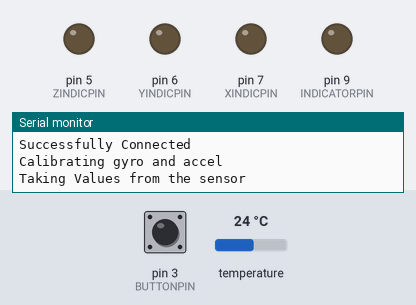
Simulated run of this sketch. Board: Arduino Uno, built with avr-gcc and run on an emulated ATmega328P. On the bench: output pins drawn as LEDs (lit = HIGH), the last lines printed to the serial monitor. Wiring (inferred from the names in the program): DS3231 clock at I2C address 0x68. The test bench sets the inputs (shaded band); at power-on: pin 3 (BUTTONPIN) LOW, temperature 24 °C. The local clock reads 2024-03-15 10:24:30 at power-on unless the sketch sets it; storage starts empty.

Above: at 2.7 s.
2.8 s: pin 3 (BUTTONPIN) pulsed HIGH 5 times (0.12 s each, 0.3 s apart)
At 4.8 s:
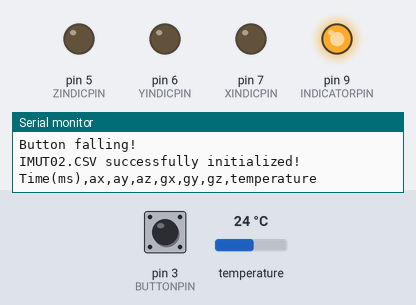
5.8 s: pin 3 (BUTTONPIN) pulled HIGH for 0.15 s
At 6.5 s:
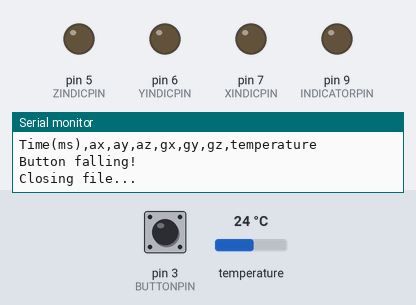
Timing chart, 0 to 8.8 s (numbered marks = the images above; inputs shaded):
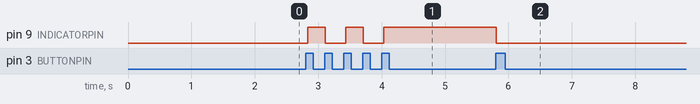

Measured:
- after the input at 2.8 s, pin 9 (INDICATORPIN): alternates HIGH for 0.28 s and LOW for 0.32 s, 5 changes in all, then stays HIGH, starting at once
- after the input at 5.8 s, pin 9 (INDICATORPIN): HIGH → LOW at once

The sketch:

IMUExperiment.ino
```cpp
// Software for testing accuracy and sensitivity of IMU

#include <I2Cdev.h>
#include <MPU6050.h>
#include <SD.h>
#include <SPI.h>
#include <Wire.h>

#define BUTTONPIN 3
#define INDICATORPIN 9
#define DELAYTIME 5
#define DEBOUNCETIME 250

#define GYROTHRESHOLD 200
#define XINDICPIN 7
#define YINDICPIN 6
#define ZINDICPIN 5

#define DS3231_I2C_ADDRESS 0x68

// IMU variables and objects
MPU6050 IMU;
bool IMUWorking = false;
int16_t ax, ay, az;
int16_t gx, gy, gz;
int16_t mx, my, mz;
int16_t temperature;

File outputFile;

int duration;
int oldFall = 0;
boolean running = false;
boolean initialized = false;
uint32_t startTime;

boolean interrupted = false;

void buttonPress(void);
void displayTime(File);

void setup() {
  Serial.begin(9600);
  while (!Serial) {
    // Wait for Serial to connect
  }

  Serial.print("Initializing SD card...");
  if (!SD.begin(4)) {
    Serial.println("initialization failed!");
    while (1)
      ;
  }
  Serial.println("initialization done.");

  // Initialize IMU
  Wire.begin();
  Serial.println("Initializing the sensor");
  IMU.initialize();
  IMUWorking = IMU.testConnection();
  if (IMUWorking == true) {
    Serial.println("Successfully Connected");
    delay(500);
    Serial.println("Calibrating gyro and accel");
    IMU.CalibrateAccel();
    IMU.CalibrateGyro();
    delay(500);
    Serial.println("Taking Values from the sensor");
    delay(500);
  } else {
    Serial.println("Connection failed");
  }

  // Button stuff
  pinMode(BUTTONPIN, INPUT);
  attachInterrupt(digitalPinToInterrupt(BUTTONPIN), buttonPress, RISING);

  // Set up running indicator light
  pinMode(INDICATORPIN, OUTPUT);
  digitalWrite(INDICATORPIN, LOW);

  // Set up gyro indicator lights
  pinMode(XINDICPIN, OUTPUT);
  digitalWrite(XINDICPIN, LOW);
  pinMode(YINDICPIN, OUTPUT);
  digitalWrite(YINDICPIN, LOW);
  pinMode(ZINDICPIN, OUTPUT);
  digitalWrite(ZINDICPIN, LOW);

}

void loop() {
  if (interrupted) {
    oldFall = millis();
    if (running == true) {
      // Stuff to close file, etc.
      outputFile.close();
      Serial.println("Closing file...");

      initialized = false;
      running = false;
      digitalWrite(INDICATORPIN, LOW);
      delay(100);
    } else if (running == false && initialized == false) {
      // Stuff to open file, etc.
      // create a new file
      char filename[] = "IMUT00.CSV";
      for (uint8_t i = 0; i < 100; i++) {
        filename[4] = i / 10 + '0';
        filename[5] = i % 10 + '0';
        if (!SD.exists(filename)) {
          // only open a new file if it doesn't exist
          outputFile = SD.open(filename, FILE_WRITE);
          break;  // leave the loop!
        }
      }
      outputFile.print("Real time, Time(ms),ax,ay,az,gx,gy,gz,temperature");

      outputFile.println("");
      Serial.print(filename);
      Serial.println(" successfully initialized!");
      Serial.println("Time(ms),ax,ay,az,gx,gy,gz,temperature");

      startTime = millis();
      digitalWrite(INDICATORPIN, HIGH);
      initialized = true;
      running = true;

    } else {
      Serial.println("Something went wrong. Trying to close file.");
      outputFile.close();
    }
    interrupted = false;
  }

  if (running == true && initialized == true) {
    IMU.getMotion9(&ax, &ay, &az, &gx, &gy, &gz, &mx, &my,
                   &mz);  // get IMU values
    temperature = IMU.getTemperature();

    // Start printing to Serial
    /*
    Serial.print(millis() - startTime);
    Serial.print(",");
    Serial.print(ax);
    Serial.print(",");
    Serial.print(ay);
    Serial.print(",");
    Serial.print(az);
    Serial.print(",");
    Serial.print(gx);
    Serial.print(",");
    Serial.print(gy);
    Serial.print(",");
    Serial.print(gz);
    Serial.print(",");
    Serial.print(mx);
    Serial.print(",");
    Serial.print(my);
    Serial.print(",");
    Serial.print(mz);
    Serial.print(",");
    Serial.println(temperature);*/
    if (abs(gx)>GYROTHRESHOLD){
      Serial.print(millis() - startTime);
      Serial.println(" X over");
      digitalWrite(XINDICPIN, HIGH);
    } else {
      digitalWrite(XINDICPIN, LOW);
    }

    if (abs(gy)>GYROTHRESHOLD){
      Serial.print(millis() - startTime);
      Serial.println(" Y over");
      digitalWrite(YINDICPIN, HIGH);
    } else {
      digitalWrite(YINDICPIN, LOW);
    }

    if (abs(gz)>GYROTHRESHOLD){
      Serial.print(millis() - startTime);
      Serial.println(" Z over");
      digitalWrite(ZINDICPIN, HIGH);
    } else {
      digitalWrite(ZINDICPIN, LOW);
    }

    // Print the same information to the file
    displayTime(outputFile);
    outputFile.print(millis() - startTime);
    outputFile.print(",");
    outputFile.print(ax);
    outputFile.print(",");
    outputFile.print(ay);
    outputFile.print(",");
    outputFile.print(az);
    outputFile.print(",");
    outputFile.print(gx);
    outputFile.print(",");
    outputFile.print(gy);
    outputFile.print(",");
    outputFile.print(gz);
    outputFile.print(",");/*
    outputFile.print(mx);
    outputFile.print(",");
    outputFile.print(my);
    outputFile.print(",");
    outputFile.print(mz);
    outputFile.print(",");*/
    outputFile.println(temperature);
  }
  delay(DELAYTIME);
}

void buttonPress(void) {
  Serial.println("Button falling!");
  if (millis() - oldFall > DEBOUNCETIME) {
    interrupted = true;
  } else {
    Serial.println(
        "Not enough time has passed since the last event. Debouncing.");
  }
}

// Convert normal decimal numbers to binary coded decimal
byte decToBcd(byte val) {
  return( (val/10*16) + (val%10) );
}

// Convert binary coded decimal to normal decimal numbers
byte bcdToDec(byte val) {
  return( (val/16*10) + (val%16) );
}

void readDS3231time(byte *second, byte *minute, byte *hour, byte *dayOfWeek, byte *dayOfMonth, byte *month, byte *year) {
  Wire.beginTransmission(DS3231_I2C_ADDRESS);
  Wire.write(0); // set DS3231 register pointer to 00h
  Wire.endTransmission();
  Wire.requestFrom(DS3231_I2C_ADDRESS, 7);
  // request seven bytes of data from DS3231 starting from register 00h
  *second = bcdToDec(Wire.read() & 0x7f);
  *minute = bcdToDec(Wire.read());
  *hour = bcdToDec(Wire.read() & 0x3f);
  *dayOfWeek = bcdToDec(Wire.read());
  *dayOfMonth = bcdToDec(Wire.read());
  *month = bcdToDec(Wire.read());
  *year = bcdToDec(Wire.read());
}

void displayTime(File outputFile) {
  byte second, minute, hour, dayOfWeek, dayOfMonth, month, year;
  // retrieve data from DS3231
  readDS3231time(&second, &minute, &hour, &dayOfWeek, &dayOfMonth, &month, &year);
  // send it to the serial monitor
  outputFile.print(2000+year, DEC);
  outputFile.print("-");
  outputFile.print(month, DEC);
  outputFile.print("-");
  outputFile.print(dayOfMonth, DEC);
   outputFile.print(" ");
  outputFile.print(hour, DEC);
  outputFile.print(":");
  if (minute<10)
    outputFile.print("0");
  outputFile.print(minute, DEC);
  outputFile.print(":");
  if (second<10)
    outputFile.print("0");
  outputFile.print(second, DEC);
  outputFile.print(",");
}
```
